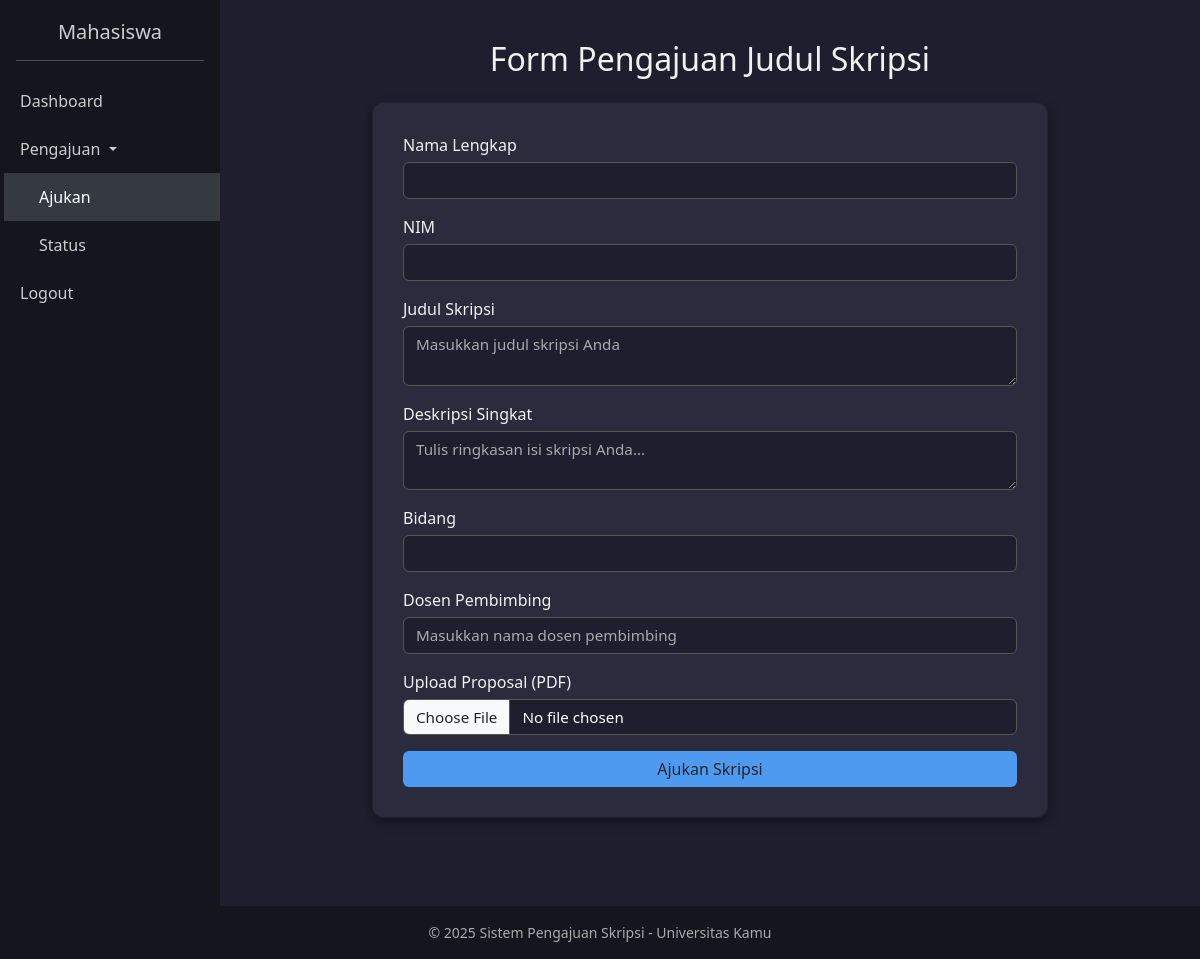
The page /mahasiswa/pengajuan/ajukan.php (signed in) on the database as committed earlier.
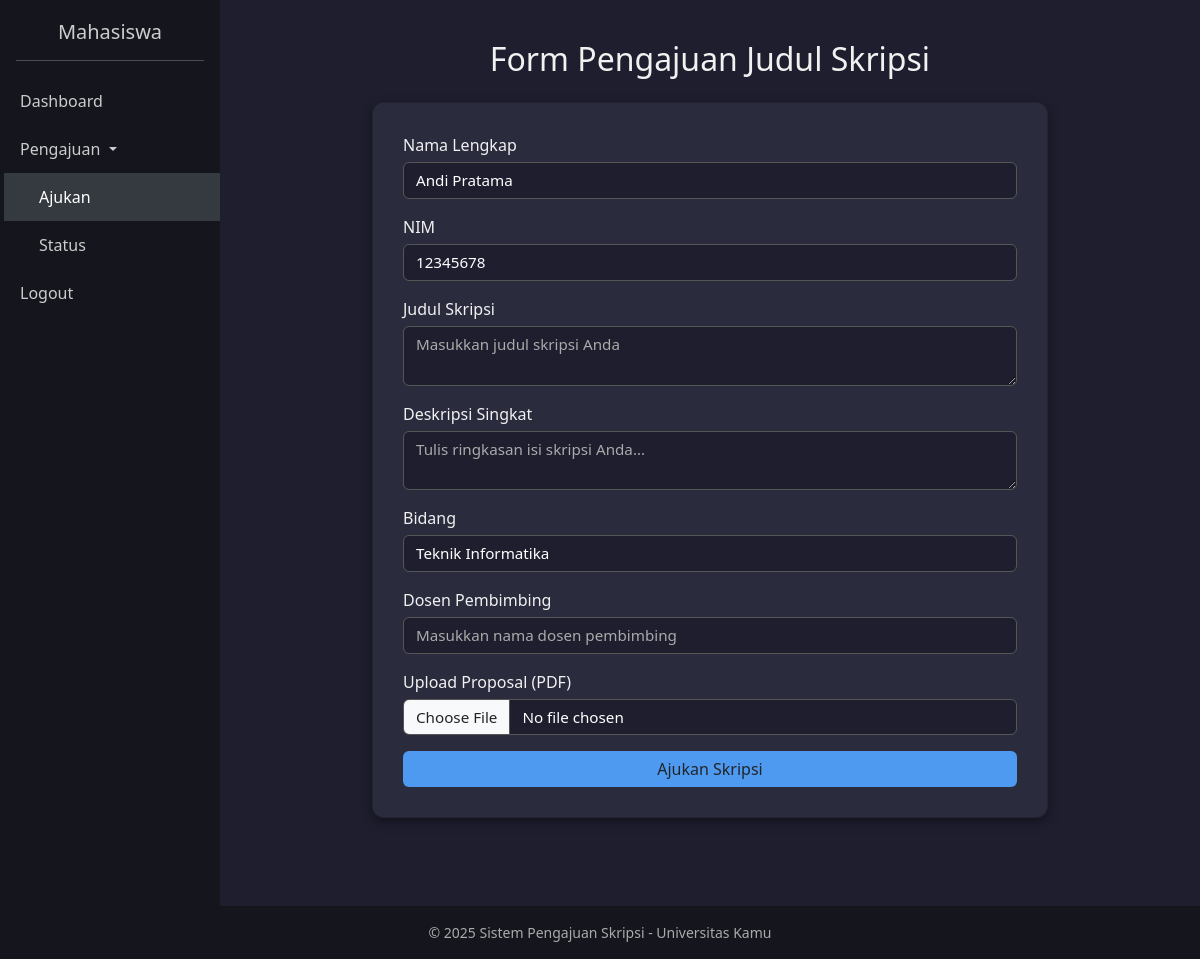
The same page on the database as committed later.
### tables this page shows
CREATE TABLE mahasiswa (
    id INT AUTO_INCREMENT PRIMARY KEY,
    username VARCHAR(50) NOT NULL,
    password VARCHAR(255) NOT NULL,
    nama VARCHAR(100) NOT NULL,
    nim VARCHAR(20) NOT NULL UNIQUE,
    prodi VARCHAR(100) NOT NULL,
    foto VARCHAR(255)
);

### mahasiswa/pengajuan/ajukan.php (the view, shortened to what this page needs)
<?php
include '../../config/db.php';
$username = $_SESSION['username'];
$mhs = mysqli_query($conn, "SELECT * FROM mahasiswa WHERE username = '$username'");
$data_mhs = mysqli_fetch_assoc($mhs);
?>
<!DOCTYPE html>
<html>
<head>
  <link rel="stylesheet" href="../../assets/CSS/bootstrap.min.css">
  <link rel="stylesheet" href="https://unpkg.com/aos@2.3.1/dist/aos.css"/>
</head>
<body>
<div class="sidebar">
  <h5>Mahasiswa</h5>
  <hr class="bg-secondary mx-3">
  <a href="../dashboard.php">Dashboard</a>
  <a class="dropdown-toggle" data-bs-toggle="collapse" href="#menuPengajuan" role="button" aria-expanded="true" aria-controls="menuPengajuan">
    Pengajuan
  </a>
  <div class="collapse show ms-1" id="menuPengajuan">
    <a href="ajukan.php" class="active">Ajukan</a>
    <a href="status.php">Status</a>
  </div>
  <a href="../../logout.php" onclick="return confirm('Yakin ingin logout?')">Logout</a>
</div>
<div class="main">
  <div class="container" data-aos="fade-up">
    <h2 class="text-center mb-4">Form Pengajuan Judul Skripsi</h2>
    <div class="card">
      <form action="proses_pengajuan.php" method="POST" enctype="multipart/form-data">
        <div class="mb-3">
          <label class="form-label">Nama Lengkap</label>
          <input type="text" name="nama" class="form-control" value="<?= htmlspecialchars($data_mhs['nama']) ?>" readonly>
        </div>
        <div class="mb-3">
          <label class="form-label">NIM</label>
          <input type="text" name="nim" class="form-control" value="<?= htmlspecialchars($data_mhs['nim']) ?>" readonly>
        </div>
        <div class="mb-3">
          <label class="form-label">Judul Skripsi</label>
          <textarea name="judul" class="form-control" placeholder="Masukkan judul skripsi Anda" required></textarea>
        </div>
        <div class="mb-3">
          <label class="form-label">Deskripsi Singkat</label>
          <textarea name="deskripsi" class="form-control" placeholder="Tulis ringkasan isi skripsi Anda..." required></textarea>
        </div>
        <div class="mb-3">
          <label class="form-label">Bidang</label>
          <input type="text" name="bidang" class="form-control" value="<?= htmlspecialchars($data_mhs['prodi']) ?>" readonly>
        </div>
        <div class="mb-3">
          <label class="form-label">Dosen Pembimbing</label>
          <input type="text" name="pembimbing" class="form-control" placeholder="Masukkan nama dosen pembimbing" required>
        </div>
        <div class="mb-3">
          <label class="form-label">Upload Proposal (PDF)</label>
          <input type="file" name="file" class="form-control" accept=".pdf" required>
        </div>
        <button type="submit" class="btn btn-submit w-100">Ajukan Skripsi</button>
      </form>
    </div>
  </div>
</div>
<?php include '../../partials/footer.php'; ?>
</body>
</html>

### partials/footer.php (shortened to what this page needs)
<footer class="text-center py-3 mt-5" style="background-color:#15161d; color:#aaa; font-size:14px;">
  &copy; <?= date('Y') ?> Sistem Pengajuan Skripsi - Universitas Kamu
</footer>
</body>
</html>

### mahasiswa/pengajuan/ajukan.php (style rules this page uses)
body { background-color: #1e1e2f; color: #f1f1f1; font-family: 'Segoe UI', sans-serif; }
.sidebar { width: 220px; position: fixed; top: 0; left: 0; height: 100%; background-color: #15161d; padding-top: 20px; }
.sidebar h5 { text-align: center; color: #ccc; margin-bottom: 15px; }
.sidebar a { display: block; color: #ccc; padding: 12px 20px; text-decoration: none; transition: background 0.2s ease; }
.sidebar a:hover, .sidebar .active { background-color: #343a40; color: #fff; }
.collapse a { padding-left: 35px; }
.sidebar a.dropdown-toggle::after { content: ''; }
.main { margin-left: 220px; padding: 40px 20px; min-height: 100vh; }
.container { max-width: 700px; }
.card { background-color: #2a2b3d; border-radius: 12px; padding: 30px; box-shadow: 0 4px 12px rgba(0, 0, 0, 0.4); }
.form-label { font-weight: 500; margin-bottom: 5px; color: #f1f1f1; }
.form-control { background-color: #1e1e2f; color: #ffffff; border: 1px solid #555; font-size: 0.95rem; font-weight: 400; }
.form-control::placeholder { color: #aaa; }
.btn-submit { background-color: #4e9af1; border: none; }

Rows that differ between the two databases and show on the page:
now on this page (row edited): mahasiswa: nama "Andi Pratama", nim "12345678", bidang "Teknik Informatika"
